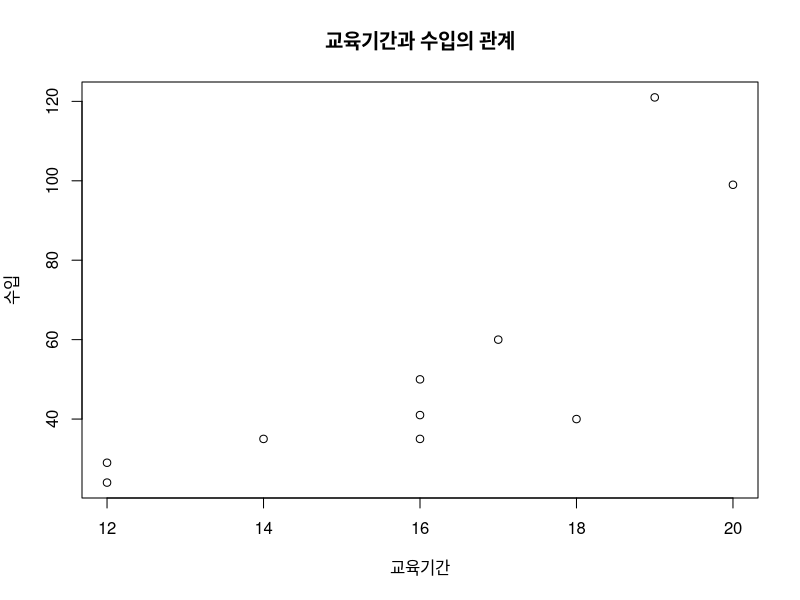
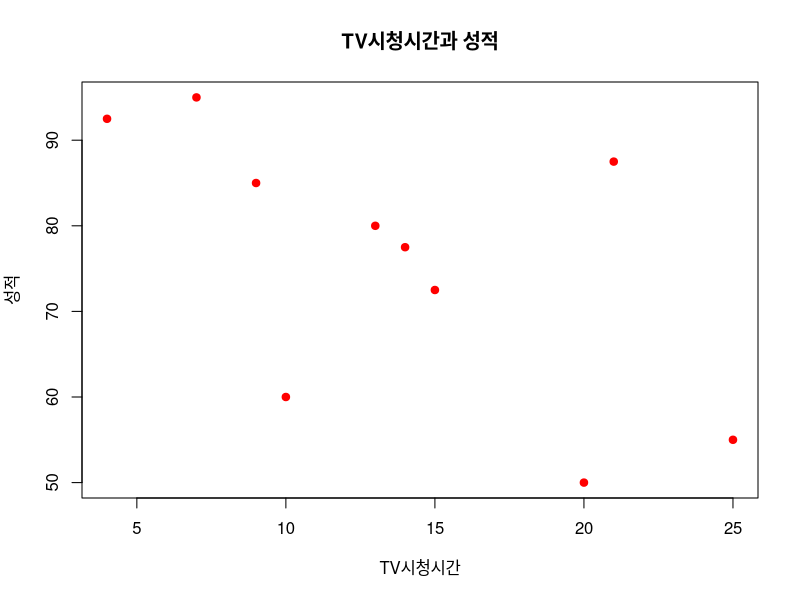
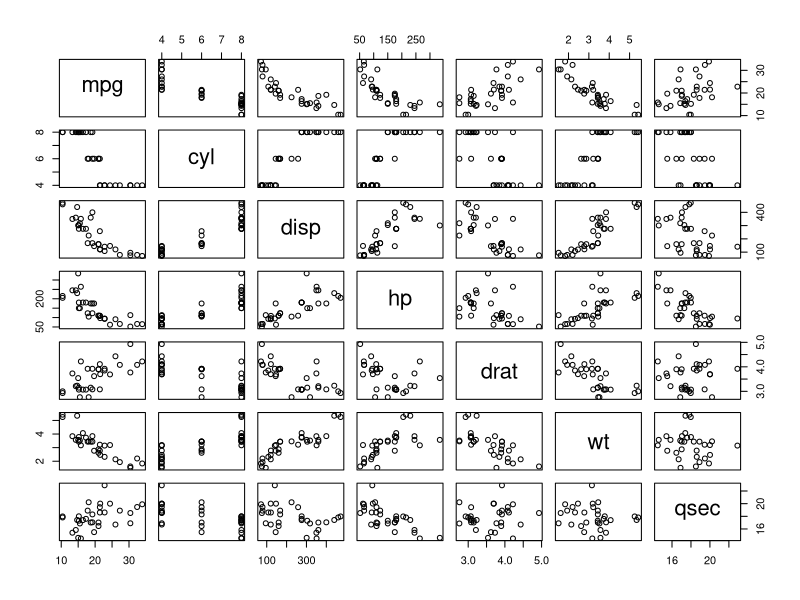
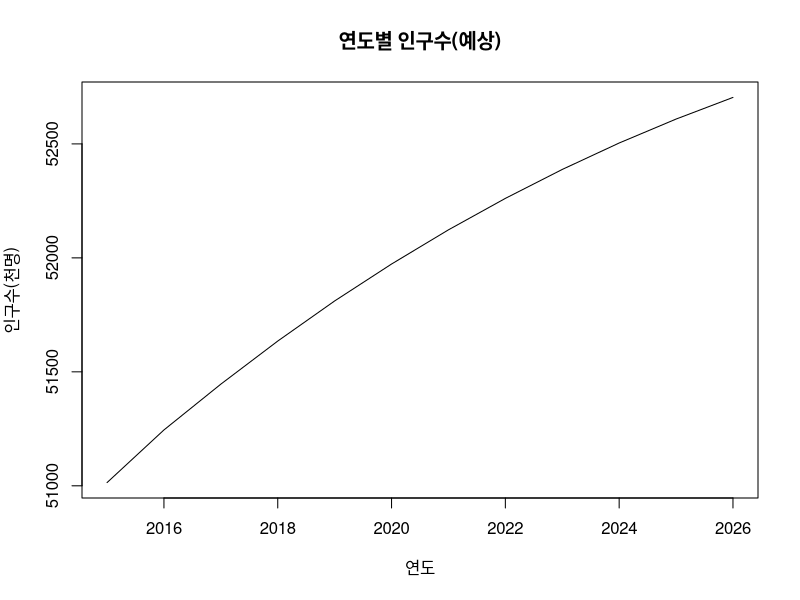
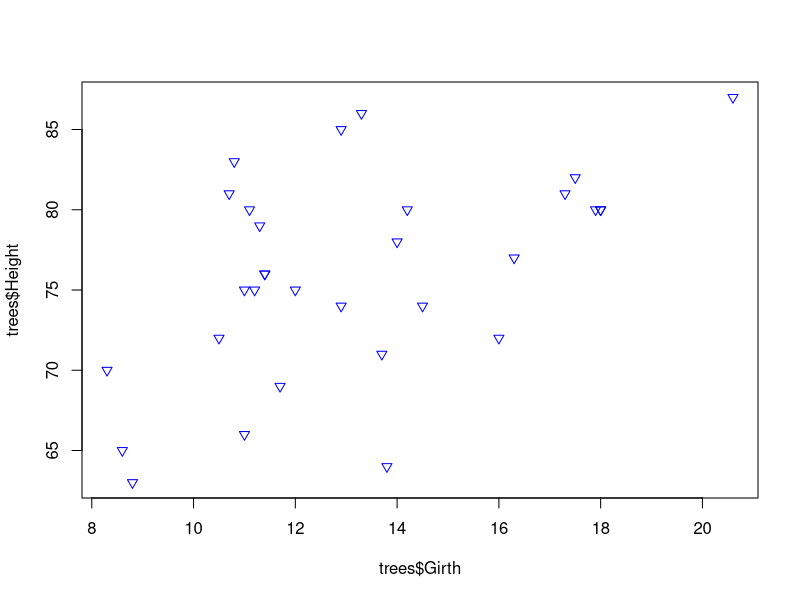
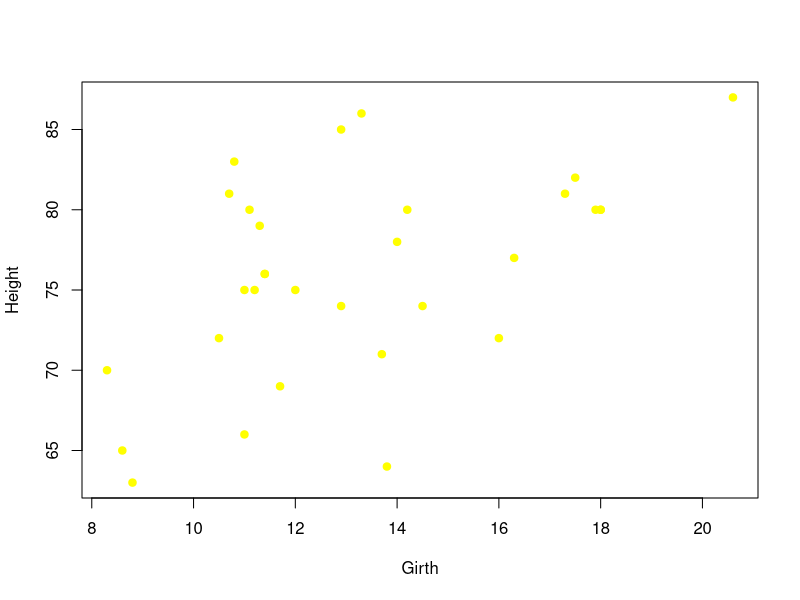
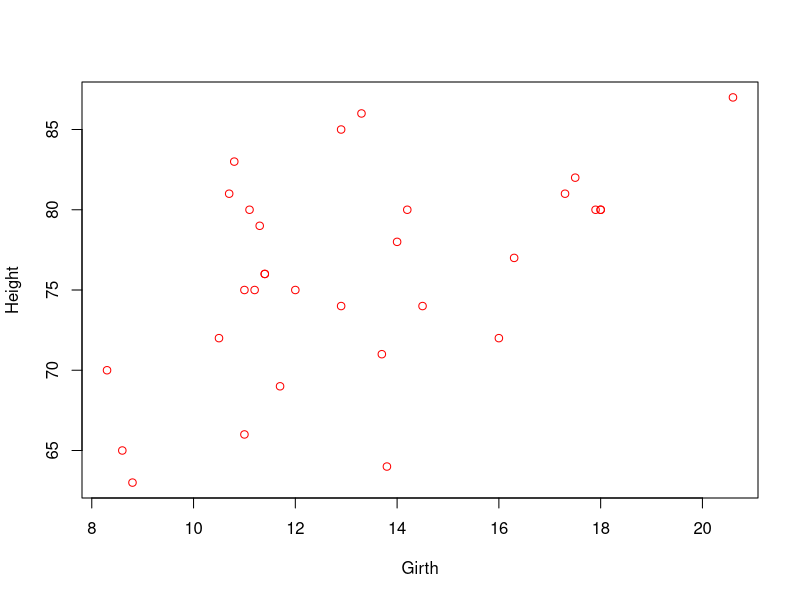
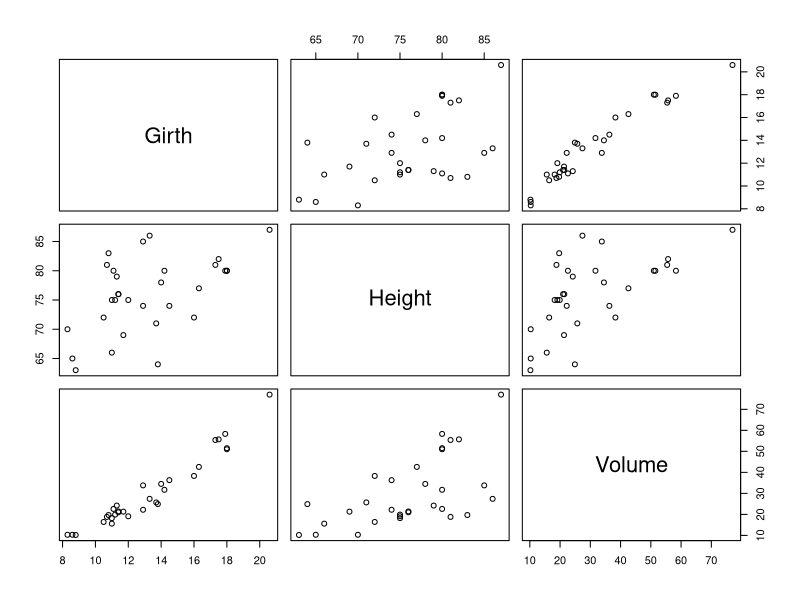

Generate these figures, in order, with R:
#
# 작성자 : 정규진
# 작성일 : 2019.12.3
# 제출일 : 2019.12.3
#


#문1)
#다음은 직장인 10명의 수입과 교육받은 기간을 조사한 자료이다. 산점도와 상관계수를 구하고, 
#수입과 교육기간 사이에 어떤 상관관계가 있는지 설명하시오.

#수입 	 121 99 41 35 40 29 35 24 50 60
#교육기간 19  20 16 16 18 12 14 12 16 17

income <- c(121, 99, 41, 35, 40, 29, 35, 24, 50, 60)
dur <- c(19, 20, 16, 16, 18, 12, 14, 12, 16, 17)

plot(dur, income, main="교육기간과 수입의 관계", xlab="교육기간", ylab="수입")
cor(dur, income)
#교육기간과 수입은 강한 양의 상관관계가 있다.(교육 기간이 긴 사람일수록 수입이 높은 경향이 크다)


#문2)
#다음은 대학생 10명의 성적과 주당 TV 시청시간을 조사한 자료이다. 산점도와 상관계수를 구하고, 
#성적과 TV 시청시간 사이에 어떤 상관관계가 있는지 설명하시오.

#성적 	 77.5 60 50 95 55 85 72.5 80 92.5 87.5
#시청시간 14   10 20  7 25  9 15   13  4   21

grade <- c(77.5, 60, 50, 95, 55, 85, 72.5, 80, 92.5, 87.5)
vtime <- c(14, 10, 20,  7, 25,  9, 15, 13,  4, 21)

plot(vtime, grade, main="TV시청시간과 성적", xlab="TV시청시간", ylab="성적", pch=19, col="red" )
cor(vtime, grade)
#음의 상관관계가 있다 (TV 시청시간이 길수록 성적이 낮은 경향이 있다)

#문3) 
#R에서 제공하는 mtcars 데이터셋에서 mpg와 다른 변수들 간의 상관계수를
#구하시오. 어느 변수가 mpg와 가장 상관성이 높은지 산점도와 함께 설명하시오.			

colnames(mtcars)
str(mtcars)
var <- c("mpg","cyl", "disp", "hp", "drat", "wt", "qsec")
target <- mtcars[,var]
target
pairs(target)
cor(target[,1:7])
# 무게와 가장 상관성이 높다. (음의 상관관계)

#다른 방법
cor.result <- c()

for (i in 1:length(var)) {
  cor.result[i] <- cor(target[,c(1,i)])[1,2]
}
cor.result
names(cor.result) <- var

for (i in 2:length(var)) {
  cat("mpg와 ", var[i], "와의 상관계수는 ", cor.result[i], "입니다.\n")
}


#문4)
#다음은 2015년부터 2026년도까지의 예상 인구수 추계자료이다. 연도를 x 축으로 하여 선그래프를 작성하시오.

#연도		총인구 (천명)		연도		총인구 (천명)
#2015		51014				2021		52123
#2016		51245				2022		52261
#2017		51446				2023		52388
#2018		51635				2024		52504
#2019		51811				2025		52609
#2020		51973				2026		52704

year <- c(2015, 2016, 2017, 2018, 2019, 2020, 2021, 2022, 2023, 2024, 2025, 2026)
population <- c(51014, 51245,51446, 51635, 51811, 51973, 52123, 52261, 52388, 52504, 52609, 52704)

plot(year, population, main="연도별 인구수(예상)", type='l', lty=1, lwd=1, xlab='연도', ylab='인구수(천명)')


#문5)
#R에서 제공하는 trees 데이터셋에 대해 다음 문제를 해결하기 위한 R 코드를 작성하시오.

#(1) 나무의 지름(Girth)과 높이(Height)에 대해 산점도와 상관계수를 보이시오.

str(trees)
head(trees)

plot(trees$Girth, trees$Height, pch=25, col='blue')
attach(trees)
plot(Girth, Height, pch=19, col='yellow')
plot(trees[,1:2], pch=1, col='red')
cor(trees$Girth, trees$Height)
cor(trees[,1:2])

#(2) trees 데이터셋에 존재하는 3개 변수 간의 산점도와 상관계수를 보이시오.

plot(trees)
cor(trees)
# 나무의 지름과 부피는 강한 양의 상관관계를 갖는다

